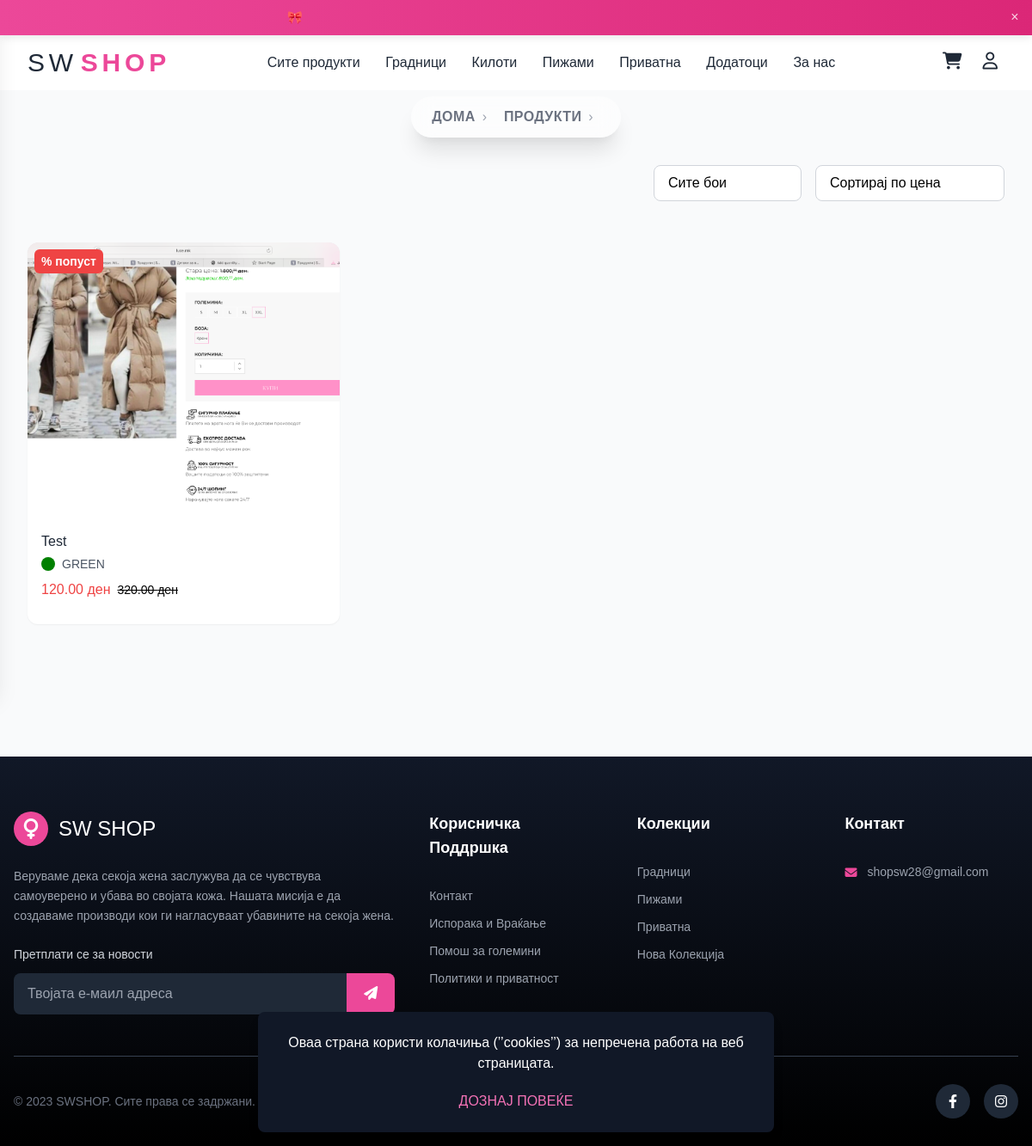
Screenshot of /products/ with the database file from the repository.
### app/models.py (models this page shows, shortened)
class Product(models.Model):
    name = models.CharField(max_length=255)
    description = models.TextField()
    price = models.DecimalField(max_digits=10, decimal_places=2)
    color = models.CharField(max_length=20, choices=Color.choices)
    category = models.CharField(max_length=50, choices=Category.choices, default=Category.BRAS)
    subcategory = models.CharField(
        max_length=50,
        choices=SubCategory.choices,
        blank=True,
        null=True
    )
    created_at = models.DateTimeField(auto_now_add=True)

class ProductImage(models.Model):
    product = models.ForeignKey(Product, on_delete=models.CASCADE, related_name='images')
    image = models.ImageField(upload_to='products/')

### app/views.py (the view, shortened to what this page needs)
# urls.py: path('products/', views.product_list, name='products'),
def product_list(request):
    products = Product.objects.all()
    category = request.GET.get('category')
    if category:
        products = products.filter(category=category)
    color = request.GET.get('color')
    if color:
        products = products.filter(color=color)
    price_range = request.GET.get('price_range')
    sort = request.GET.get('sort')
    if sort == 'price_asc':
        products = products.order_by('price')
    elif sort == 'price_desc':
        products = products.order_by('-price')
    elif sort == 'newest':
        products = products.order_by('-created_at')
    elif sort == 'oldest':
        products = products.order_by('created_at')
    for product in products:
        product.new_price = product.price + 200
    paginator = Paginator(products, 20)
    page_number = request.GET.get('page')
    try:
        page_obj = paginator.page(page_number)
    except PageNotAnInteger:
        page_obj = paginator.page(1)
    except EmptyPage:
        page_obj = paginator.page(paginator.num_pages)
    return render(request, 'products/product_page.html', {
        'page_obj': page_obj,
        'selected_color': color,
    })

### app/context_processors.py (called while the page is built)
def categories_processor(request):
    return {
        "all_categories": Category.choices
    }

def wishlist_counter(request):
    count = 0
    if request.user.is_authenticated:
        try:
            count = request.user.wishlist.products.count()
        except AttributeError:
            count = 0
    return {
        'wishlist_items_count': count
    }

### templates/products/product_page.html (shortened to what this page needs)
{% extends "partials/base.html" %}
{% block content %}
    <div class="min-h-screen bg-gray-50 py-8 px-4 sm:px-6 lg:px-8">
        {% if category_name %}
            <nav class="mb-8 flex justify-center perspective-1000" aria-label="Breadcrumb">
                <ol class="list-none p-0 inline-flex items-center space-x-3 bg-white/50 backdrop-blur-md px-6 py-3 rounded-full shadow-xl transform transition-all duration-300 hover:rotate-x-3 hover:rotate-y-3">
                    <li class="flex items-center transform transition-transform duration-300 hover:-translate-y-1 hover:scale-105">
                        <a href="{% url 'home' %}"
                           class="text-gray-500 hover:text-pink-500 font-semibold uppercase tracking-wide">Дома</a>
                        <span class="mx-2 text-gray-400">›</span>
                    </li>
                    <li class="flex items-center transform transition-transform duration-300 hover:-translate-y-1 hover:scale-105">
                        <a href="{% url 'products' %}"
                           class="text-gray-500 hover:text-pink-500 font-semibold uppercase tracking-wide">Продукти</a>
                        <span class="mx-2 text-gray-400">›</span>
                    </li>
                    <li class="flex items-center transform transition-transform duration-300 hover:-translate-y-1 hover:scale-105">
                        <span class="bg-gradient-to-r from-pink-400 via-pink-500 to-pink-600 text-transparent bg-clip-text font-bold uppercase tracking-wide">{{ category_name }}</span>
                    </li>
                </ol>
            </nav>
        {% else %}
            <nav class="mb-8 flex justify-center perspective-1000" aria-label="Breadcrumb">
                <ol class="list-none p-0 inline-flex items-center space-x-3 bg-white/50 backdrop-blur-md px-6 py-3 rounded-full shadow-xl transform transition-all duration-300 hover:rotate-x-3 hover:rotate-y-3">
                    <li class="flex items-center transform transition-transform duration-300 hover:-translate-y-1 hover:scale-105">
                        <a href="{% url 'home' %}"
                           class="text-gray-500 hover:text-pink-500 font-semibold uppercase tracking-wide">Дома</a>
                        <span class="mx-2 text-gray-400">›</span>
                    </li>
                    <li class="flex items-center transform transition-transform duration-300 hover:-translate-y-1 hover:scale-105">
                        <a href="{% url 'products' %}"
                           class="text-gray-500 hover:text-pink-500 font-semibold uppercase tracking-wide">Продукти</a>
                        <span class="mx-2 text-gray-400">›</span>
                    </li>
                </ol>
            </nav>
        {% endif %}
        <div class="flex flex-col sm:flex-row justify-between items-center mb-8 gap-4">
            <div class="flex flex-col sm:flex-row items-stretch sm:items-center gap-4 w-full sm:w-auto">
                <form method="get" class="mb-4 flex flex-wrap gap-4 items-center">
                    <select name="color" id="color" onchange="this.form.submit()"
                            class="appearance-none w-full sm:w-auto bg-white border border-gray-300 rounded-lg px-4 py-2 pr-8 focus:ring-2 focus:ring-pink-500 focus:border-pink-500 transition duration-200">
                        <option value="">Сите бои</option>
                    </select>
                    <select id="priceFilter"
                            class="appearance-none w-full sm:w-auto bg-white border border-gray-300 rounded-lg px-4 py-2 pr-8 focus:ring-2 focus:ring-pink-500 focus:border-pink-500 transition duration-200">
                        <option value="">Сортирај по цена</option>
                    </select>
                </form>
            </div>
        </div>
        <div id="productsGrid" class="grid grid-cols-2 sm:grid-cols-2 lg:grid-cols-3 xl:grid-cols-4 gap-4 sm:gap-6">
            {% for product in page_obj %}
                <div class="relative overflow-hidden duration-300 group rounded-xl bg-white shadow-sm product-card"
                     data-price="{{ product.price }}">
                    <a href="{% url 'product_detail' product.id %}" class="absolute inset-0 z-10"></a>
                    <div class="relative h-64 sm:h-80 bg-gray-200 overflow-hidden rounded-t-xl">
                        {% if product.images.all %}
                            <img src="{{ product.images.first.image.url }}"
                                 alt="{{ product.name }}"
                                 class="w-full h-full object-cover transition-transform duration-300 group-hover:scale-105">
                        {% endif %}
                        {% if product.new_price %}
                            <div class="absolute top-2 left-2 bg-red-500 text-white text-xs sm:text-sm font-bold px-2 py-1 rounded-md z-20">
                                {{ product.discount_percentage }}% попуст
                            </div>
                        {% endif %}
                    </div>
                    <div class="pt-3 sm:pt-4 pb-4 px-3 sm:px-4 relative z-20">
                        <h3 class="font-medium text-gray-800 mb-1 text-sm sm:text-base line-clamp-2">{{ product.name }}</h3>
                        <div class="flex items-center gap-2 mb-2">
                            <span class="w-4 h-4 rounded-full"
                                  style="background-color: {{ product.color|default:'#ccc' }};"></span>
                            <span class="text-sm text-gray-600">{{ product.color|capfirst }}</span>
                        </div>
                        <div class="flex flex-col mb-3">
                            {% if product.new_price %}
                                <div class="flex items-baseline gap-2">
                                    <span class="text-sm sm:text-base text-red-500">{{ product.price }} ден</span>
                                    <span class="text-xs sm:text-sm line-through">{{ product.new_price }} ден</span>
                                </div>
                            {% else %}
                                <div>
                                    <span class="text-sm sm:text-base font-bold text-gray-900">{{ product.price }} ден</span>
                                </div>
                            {% endif %}
                        </div>
                    </div>
                </div>
            {% endfor %}
        </div>
    </div>
{% endblock %}

### templates/products/product_page.html (style rules this page uses)
div { font-family: "PPRadioGrotesk", Arial, sans-serif; }
.line-clamp-2 { display: -webkit-box; -webkit-line-amp: 2; -webkit-box-orient: vertical; overflow: hidden; }

### templates/partials/footer.html (style rules this page uses)
body { font-family: 'Inter', Arial, sans-serif; background-color: #f8fafc; }

### rows the page displays
Product: images.first.image (picture), name "Test", color "GREEN", price "120.00", new_price "320.00"
